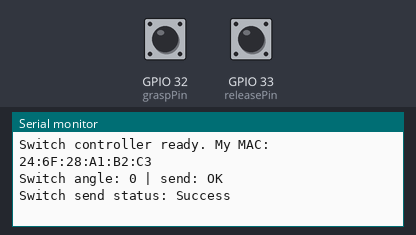
Recording of a sketch running on a simulated ESP32. On the bench: the last lines printed to the serial monitor. Inputs (shaded band) come from the test bench; at power-on: GPIO 32 (graspPin) HIGH, GPIO 33 (releasePin) HIGH.

Above: at 1.2 s.
1.3 s: GPIO 32 (graspPin) pulled LOW for 0.15 s
At 2.1 s:
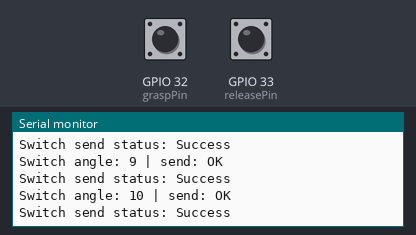
2.9 s: GPIO 32 (graspPin) pulled LOW for 1 s
At 4.6 s:
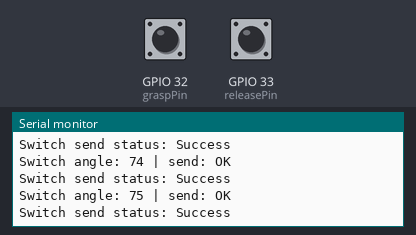
Timing chart, 0 to 6.1 s (numbered marks = the images above; inputs shaded):
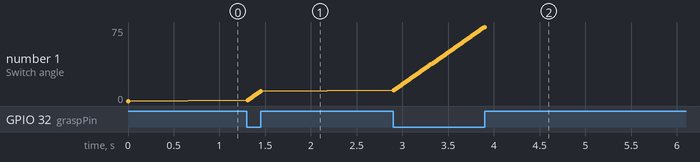

Measured:
- after the input at 1.3 s, the serial monitor: prints a new line at once (image 1)
- after the input at 2.9 s, the serial monitor: prints a new line at once (image 2)
- plotted number 1: 0 → 10 after the input at 1.3 s, 10 → 75 after the input at 2.9 s

The sketch:

Switch_sender.ino
```cpp
#include <esp_now.h>
#include <WiFi.h>

// Switch pins
const int graspPin   = 32;     // switch for + direction
const int releasePin = 33;     // switch for - direction

int pos = 0;                   // angle to send (0–180)

// Receiver MAC address (servo ESP)
// ⚠️ Make sure this matches your receiver's MAC

//uint8_t receiverMAC[] = {0x80, 0xF3, 0xDA, 0x41, 0x5D, 0x18};
//80:F3:DA:41:5D:18
uint8_t receiverMAC[] = {0x80, 0xF3, 0xDA, 0x40, 0xE4, 0xC0};
// Packet structure MUST match receiver and paddle
typedef struct {
  int angle;
} dataPacket;

dataPacket packet;

int lastPos = -1;

// Optional: send status callback
void onDataSent(const uint8_t *mac_addr, esp_now_send_status_t status) {
  Serial.print("Switch send status: ");
  Serial.println(status == ESP_NOW_SEND_SUCCESS ? "Success" : "Fail");
}

void setup() {
  Serial.begin(115200);

  pinMode(graspPin,   INPUT_PULLUP);
  pinMode(releasePin, INPUT_PULLUP);

  WiFi.mode(WIFI_STA);

  if (esp_now_init() != ESP_OK) {
    Serial.println("ESP-NOW init failed!");
    return;
  }

  esp_now_register_send_cb(onDataSent);

  esp_now_peer_info_t peerInfo = {};
  memcpy(peerInfo.peer_addr, receiverMAC, 6);
  peerInfo.channel = 0;
  peerInfo.encrypt = false;

  if (esp_now_add_peer(&peerInfo) != ESP_OK) {
    Serial.println("Failed to add peer");
    return;
  }

  Serial.print("Switch controller ready. My MAC: ");
  Serial.println(WiFi.macAddress());
}

void loop() {
  bool grasp   = (digitalRead(graspPin)   == LOW);  // button pressed = LOW
  bool release = (digitalRead(releasePin) == LOW);

  int newPos = pos;

  if (grasp) {
    if (newPos < 180) newPos++;
  } else if (release) {
    if (newPos > 0) newPos--;
  }

  // Only send when angle actually changes
  if (newPos != lastPos) {
    pos = newPos;
    lastPos = newPos;

    packet.angle = pos;

    esp_err_t result = esp_now_send(receiverMAC, (uint8_t*)&packet, sizeof(packet));

    Serial.print("Switch angle: ");
    Serial.print(pos);
    Serial.print(" | send: ");
    Serial.println(result == ESP_OK ? "OK" : "ERR");
  }

  delay(15);   // same feel as your original code
}
```
